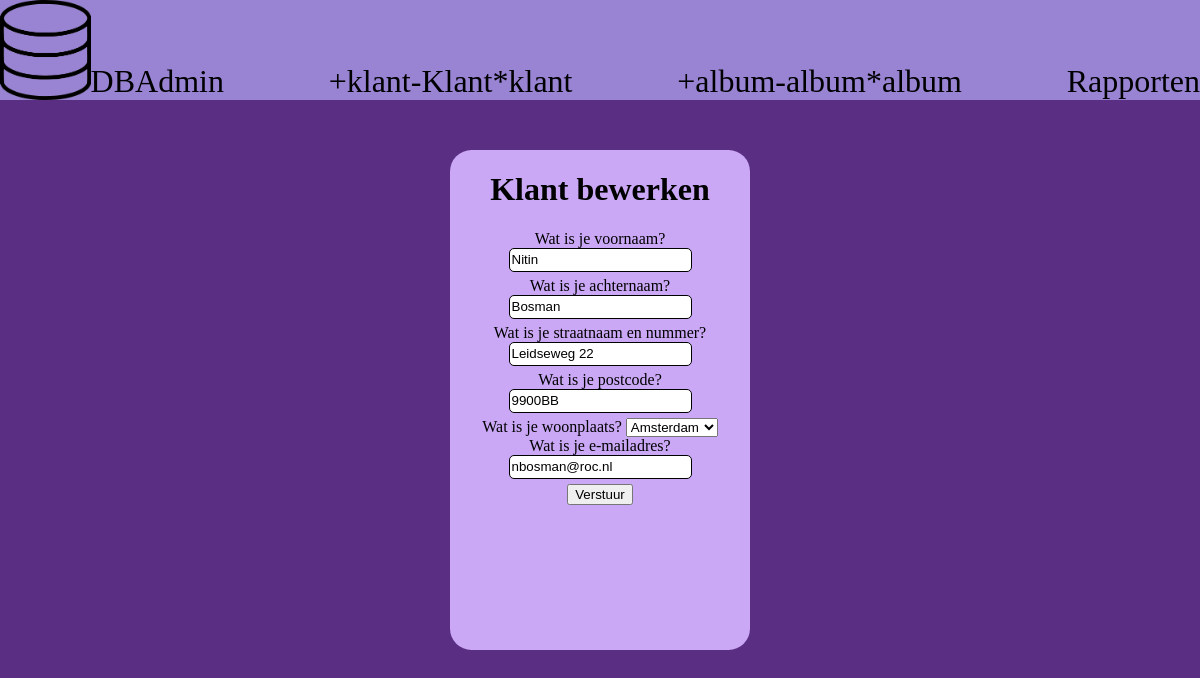
Page /klant-bewerken.php?id=2 on the committed database.
### tables this page shows
CREATE TABLE `klant` (
  `ID` int(11) NOT NULL,
  `voornaam` varchar(20) NOT NULL DEFAULT '',
  `naam` varchar(20) NOT NULL DEFAULT '',
  `adres` varchar(20) NOT NULL DEFAULT '',
  `postcode` varchar(6) NOT NULL DEFAULT '',
  `woonplaats` varchar(20) NOT NULL DEFAULT '',
  `email` varchar(20) NOT NULL DEFAULT ''
);

### klant-bewerken.php (the view, shortened to what this page needs)
<!DOCTYPE html>
<html lang="en">
<head>
    <link rel="stylesheet" href="assets/css/style.css">
</head>
<body>
    <?php
    include 'conn.php';
    try {
        $sql = "SELECT * FROM klant WHERE ID = ?";
        $stmt = $pdo->prepare($sql);
        $stmt->execute(array($_GET['id']));
        $klanten = $stmt->fetchall(PDO::FETCH_ASSOC);
    } catch (PDOException $e) {
        echo $e->getMessage();
    }
    include "nav.php";
    foreach ($klanten as $klant) {
        ?>
        <div class="centered">
        <form action="klant-updaten.php" method="post">
            <div class="form-inner">
                <h1>Klant bewerken</h1>
                <div class="input-wrap">
                    <label for="voornaam">Wat is je voornaam?</label>
                    <input type="text" name="voornaam" id="voornaam" value="<?php echo $klant['voornaam'] ?>" required>
                </div>
                <div class="input-wrap">
                    <label for="naam">Wat is je achternaam?</label>
                    <input type="text" name="naam" id="naam" value="<?php echo $klant['naam'] ?>" required>
                </div>
                <div class="input-wrap">
                    <label for="adres">Wat is je straatnaam en nummer?</label>
                    <input type="text" name="adres" id="adres" value="<?php echo $klant['adres'] ?>" required>
                </div>
                <div class="input-wrap">
                    <label for="postcode">Wat is je postcode?</label>
                    <input type="text" name="postcode" id="postcode" value="<?php echo $klant['postcode'] ?>" required>
                </div>
                <div class="input-wrap">
                    <label for="woonplaats">Wat is je woonplaats?</label>
                    <select name="woonplaats" id="woonplaats" required>
                        <option value="Amsterdam">Amsterdam</option>
                    </select>
                </div>
                <div class="input-wrap">
                    <label for="email">Wat is je e-mailadres?</label>
                    <input type="text" name="email" id="email" value="<?php echo $klant['email'] ?>" required>
                </div>
                <button type="submit">Verstuur</button>
            </div>
        </form>
        </div>
        <?php
    }
    ?>
</body>
</html>

### assets/css/style.css (style rules this page uses)
body { margin: 0px; background-color: #592E83; }
.centered { position: absolute; top: 50%; left: 50%; transform: translate(-50%,-50%); height: 500px; width: 300px; border-radius: 21.5px; background-color: #CAA8F5; }
input { border-radius: 5px; border: #000 solid 1px ; margin-bottom: 5px; height: 20px; }

### rows in the picture
klant: voornaam "Nitin", naam "Bosman", adres "Leidseweg 22", postcode "9900BB", email "nbosman@roc.nl"
